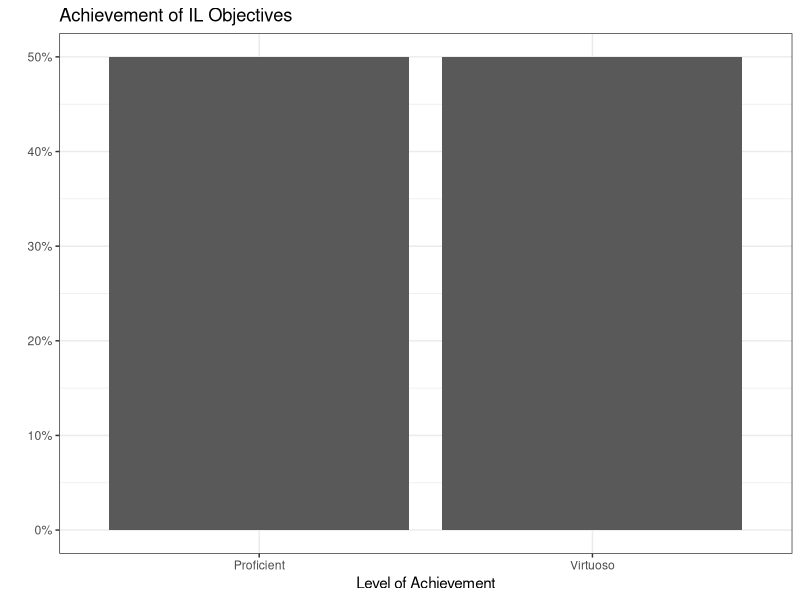
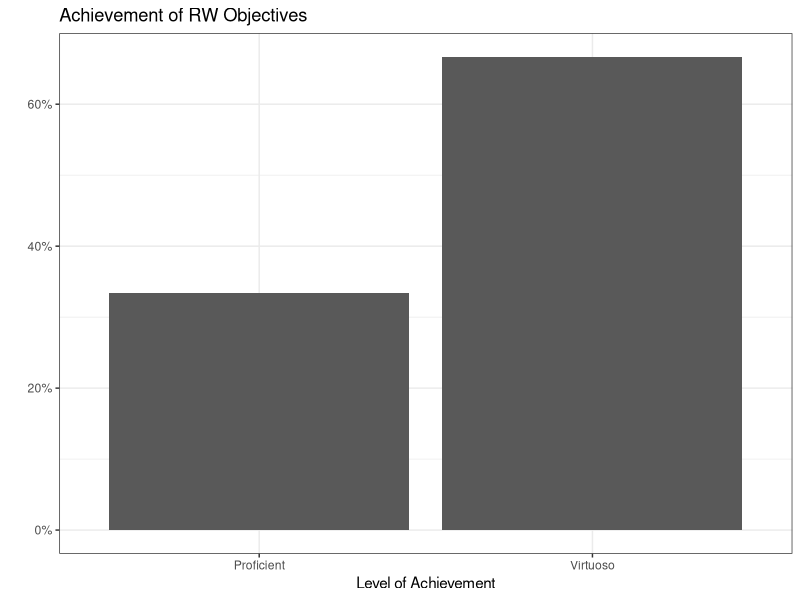
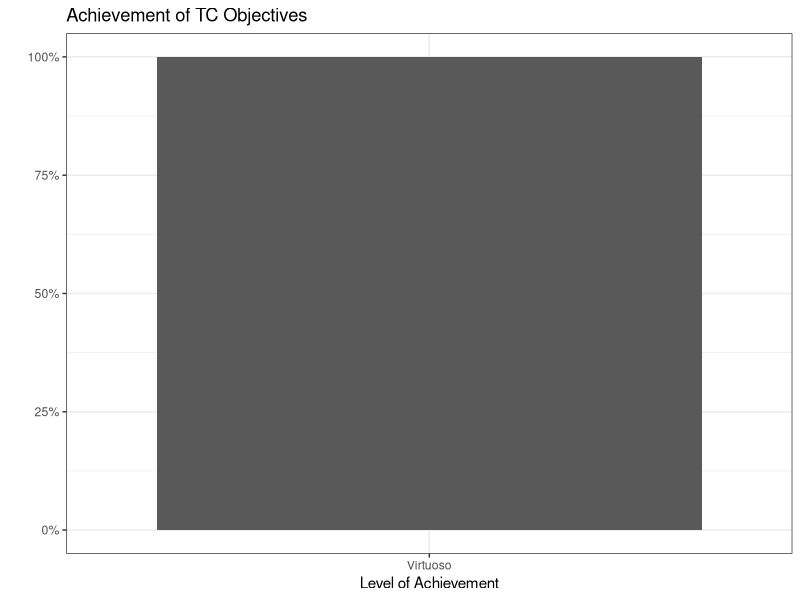
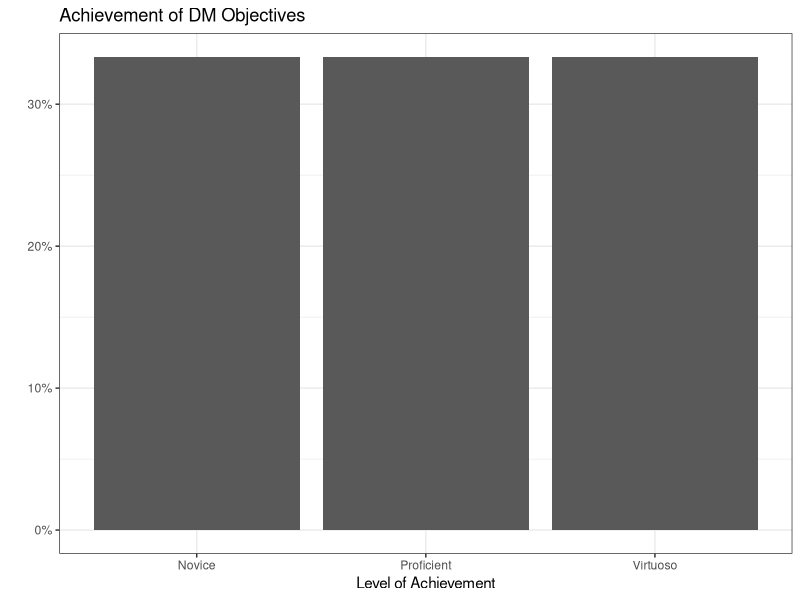
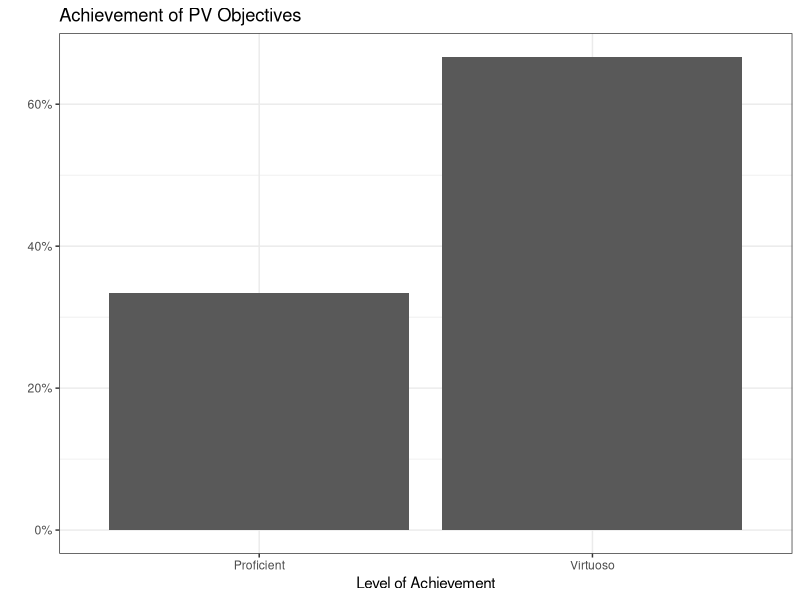
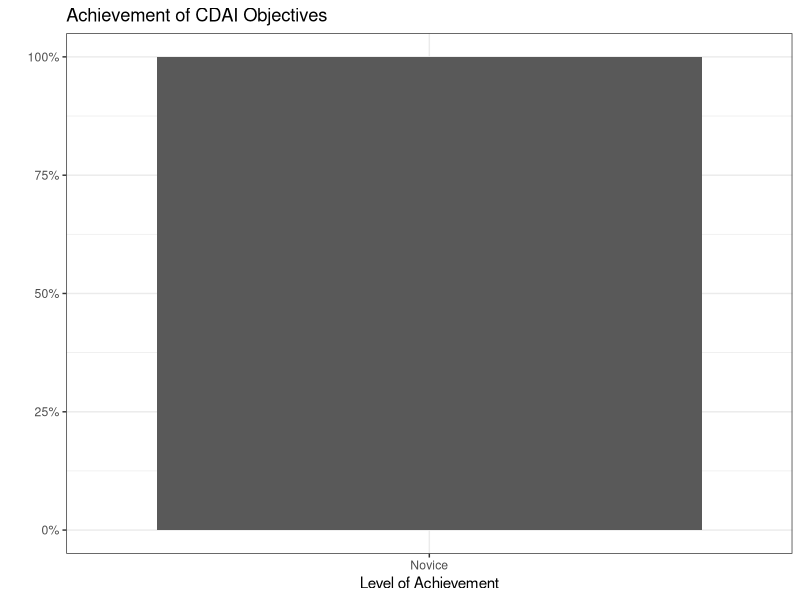
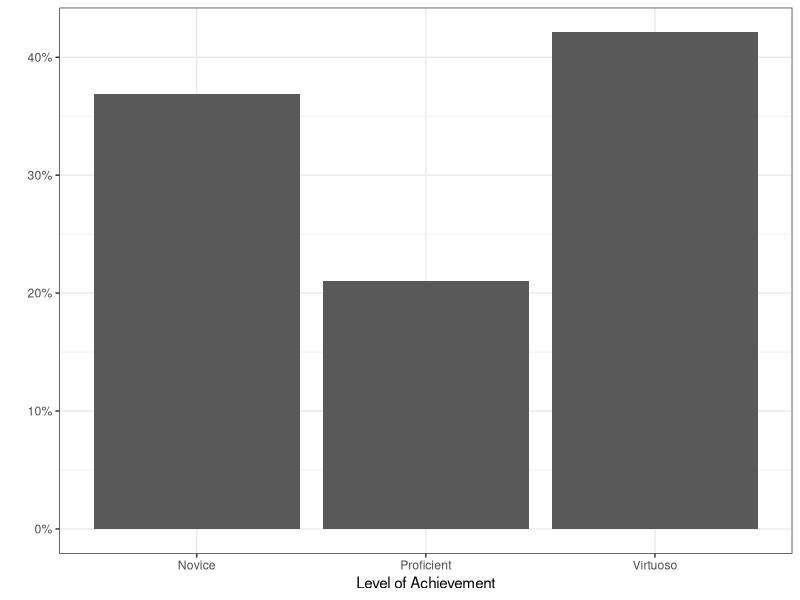

R code for these plots, in order:
## ---- chunk 1
#| include: false
#| label: packages-portfolio-objectives

library(tidyverse)

portfolio_levels <- tibble(
  Objective = character(), 
  Level = numeric() 
  )

num_to_cat_levels <- function(x){
  case_when(x == 1 ~ "Novice", 
            x == 2 ~ "Proficient",
            x == 3 ~ "Virtuoso")
}
## ---- chunk 2
#| include: false
#| label: IL-1

## Fill in the line below with your self-assigned level for this objective.
## Remember, you have the following levels to choose from:

# 1 = Novice
# 2 = Proficient
# 3 = Virtuoso

my_level <- 2

portfolio_levels <- portfolio_levels %>%
  bind_rows(
    tibble(Objective = "IL-1",
           Level = my_level)
    )
## ---- chunk 3
#| include: false
#| label: IL-2

## Fill in the line below with your self-assigned level for this objective.
my_level <- 3

portfolio_levels <- portfolio_levels %>%
  bind_rows(
    tibble(Objective = "IL-2", 
           Level = my_level)
    )
## ---- chunk 4
#| echo: false
#| label: IL-summary-graph

portfolio_levels %>%
  filter(
    str_extract(Objective, "[A-Z]{2,4}") == "IL"
    ) %>% 
  mutate(
    Level = num_to_cat_levels(Level)
  ) %>%
  ggplot(mapping = aes(x = Level,
                       y = after_stat(count / sum(count))
                       )
         ) +
  geom_bar() +
  labs(x = "Level of Achievement",
       y = "", 
       title = "Achievement of IL Objectives") +
  theme_bw() +
  scale_y_continuous(labels = scales::label_percent())
## ---- chunk 5
#| include: false
#| label: RW-1

my_level <- 3

portfolio_levels <- portfolio_levels %>%
  bind_rows(
    tibble(Objective = "RW-1",
           Level = my_level)
    )
## ---- chunk 6
#| include: false
#| label: RW-2

my_level <- 3

portfolio_levels <- portfolio_levels %>%
  bind_rows(
    tibble(Objective = "RW-2",
           Level = my_level)
    )
## ---- chunk 7
#| include: false
#| label: RW-3

my_level <- 2

portfolio_levels <- portfolio_levels %>%
  bind_rows(
    tibble(Objective = "RW-3",
           Level = my_level)
    )
## ---- chunk 8
#| echo: false
#| label: RW-summary-graph

portfolio_levels %>%
  filter(
    str_extract(Objective, "[A-Z]{2,4}") == "RW"
    ) %>% 
  mutate(
    Level = num_to_cat_levels(Level)
  ) %>%
  ggplot(mapping = aes(x = Level,
                       y = after_stat(count / sum(count))
                       )
         ) +
  geom_bar() +
  labs(x = "Level of Achievement",
       y = "", 
       title = "Achievement of RW Objectives") +
  theme_bw() +
  scale_y_continuous(labels = scales::label_percent())
## ---- chunk 9
#| include: false
#| label: TC-1

my_level <- 3

portfolio_levels <- portfolio_levels %>%
  bind_rows(
    tibble(Objective = "TC-1", 
           Level = my_level)
    )
## ---- chunk 10
#| include: false
#| label: TC-2

my_level <- 3

portfolio_levels <- portfolio_levels %>%
  bind_rows(
    tibble(Objective = "TC-2", 
           Level = my_level)
    )
## ---- chunk 11
#| echo: false
#| label: TC-summary-graph

portfolio_levels %>%
  filter(
    str_extract(Objective, "[A-Z]{2,4}") == "TC"
    ) %>% 
  mutate(
    Level = num_to_cat_levels(Level)
  ) %>%
  ggplot(mapping = aes(x = Level,
                       y = after_stat(count / sum(count))
                       )
         ) +
  geom_bar() +
  labs(x = "Level of Achievement",
       y = "", 
       title = "Achievement of TC Objectives") +
  theme_bw() +
  scale_y_continuous(labels = scales::label_percent())
## ---- chunk 12
#| include: false
#| label: DM-1

my_level <- 2

portfolio_levels <- portfolio_levels %>%
  bind_rows(
    tibble(Objective = "DM-1", 
           Level = my_level)
    )
## ---- chunk 13
#| include: false
#| label: DM-2

my_level <- 3

portfolio_levels <- portfolio_levels %>%
  bind_rows(
    tibble(Objective = "DM-2",
           Level = my_level)
    )
## ---- chunk 14
## Fill in the line below with your self-assigned level for this objective.
my_level <- 1

portfolio_levels <- portfolio_levels %>%
  bind_rows(tibble(Objective = "DM-3", 
                   Level = my_level))
## ---- chunk 15
#| echo: false
#| label: DM-summary-graph

portfolio_levels %>%
  filter(
    str_extract(Objective, "[A-Z]{2,4}") == "DM"
    ) %>% 
  mutate(
    Level = num_to_cat_levels(Level)
  ) %>%
  ggplot(mapping = aes(x = Level,
                       y = after_stat(count / sum(count))
                       )
         ) +
  geom_bar() +
  labs(x = "Level of Achievement",
       y = "", 
       title = "Achievement of DM Objectives") +
  theme_bw() +
  scale_y_continuous(labels = scales::label_percent())
## ---- chunk 16
#| include: false
#| label: PV-1

my_level <- 3

portfolio_levels <- portfolio_levels %>%
  bind_rows(
    tibble(Objective = "PV-1", 
           Level = my_level)
    )
## ---- chunk 17
#| include: false
#| label: PV-2

my_level <- 2

portfolio_levels <- portfolio_levels %>%
  bind_rows(
    tibble(Objective = "PV-2", 
           Level = my_level)
    )
## ---- chunk 18
#| include: false
#| label: PV-3

my_level <- 3

portfolio_levels <- portfolio_levels %>%
  bind_rows(
    tibble(Objective = "PV-3", 
           Level = my_level)
    )
## ---- chunk 19
#| echo: false
#| label: PV-summary-graph

portfolio_levels %>%
  filter(
    str_extract(Objective, "[A-Z]{2,4}") == "PV"
    ) %>% 
  mutate(
    Level = num_to_cat_levels(Level)
  ) %>%
  ggplot(mapping = aes(x = Level,
                       y = after_stat(count / sum(count))
                       )
         ) +
  geom_bar() +
  labs(x = "Level of Achievement",
       y = "", 
       title = "Achievement of PV Objectives") +
  theme_bw() +
  scale_y_continuous(labels = scales::label_percent())
## ---- chunk 20
#| include: false
#| label: CDAI-1

my_level <- 1

portfolio_levels <- portfolio_levels %>%
  bind_rows(
    tibble(Objective = "CDAI-1", 
           Level = my_level)
    )
## ---- chunk 21
#| include: false
#| label: CDAI-2

my_level <- 1

portfolio_levels <- portfolio_levels %>%
  bind_rows(
    tibble(Objective = "CDAI-2", 
           Level = my_level)
    )
## ---- chunk 22
#| include: false
#| label: CDAI-3

my_level <- 1

portfolio_levels <- portfolio_levels %>%
  bind_rows(
    tibble(Objective = "CDAI-3", 
           Level = my_level)
    )
## ---- chunk 23
#| include: false
#| label: CDAI-4

my_level <- 1

portfolio_levels <- portfolio_levels %>%
  bind_rows(
    tibble(Objective = "CDAI-4", 
           Level = my_level)
    )
## ---- chunk 24
#| include: false
#| label: CDAI-5

my_level <- 1

portfolio_levels <- portfolio_levels %>%
  bind_rows(
    tibble(Objective = "CDAI-5", 
           Level = my_level)
    )
## ---- chunk 25
#| include: false
#| label: CDAI-6

my_level <- 1

portfolio_levels <- portfolio_levels %>%
  bind_rows(
    tibble(Objective = "CDAI-6", 
           Level = my_level)
    )
## ---- chunk 26
#| echo: false
#| label: CDAI-summary-graph

portfolio_levels %>%
  filter(
    str_extract(Objective, "[A-Z]{2,4}") == "CDAI"
    ) %>% 
  mutate(
    Level = num_to_cat_levels(Level)
  ) %>%
  ggplot(mapping = aes(x = Level,
                       y = after_stat(count / sum(count))
                       )
         ) +
  geom_bar() +
  labs(x = "Level of Achievement",
       y = "", 
       title = "Achievement of CDAI Objectives") +
  theme_bw() +
  scale_y_continuous(labels = scales::label_percent())
## ---- chunk 27
#| echo: false
#| label: overall-summary-graph

portfolio_levels %>%
  mutate(
    Category = str_extract(Objective, "[A-Z]{2,4}"),
    Level = case_when(Level == 1 ~ "Novice", 
                      Level == 2 ~ "Proficient",
                      Level == 3 ~ "Virtuoso")
  ) %>%
  ggplot(mapping = aes(x = Level,
                       y = after_stat(count / sum(count))
                       )
         ) +
  geom_bar() +
  labs(x = "Level of Achievement",
       y = "") +
  theme_bw() +
  scale_y_continuous(labels = scales::label_percent())
